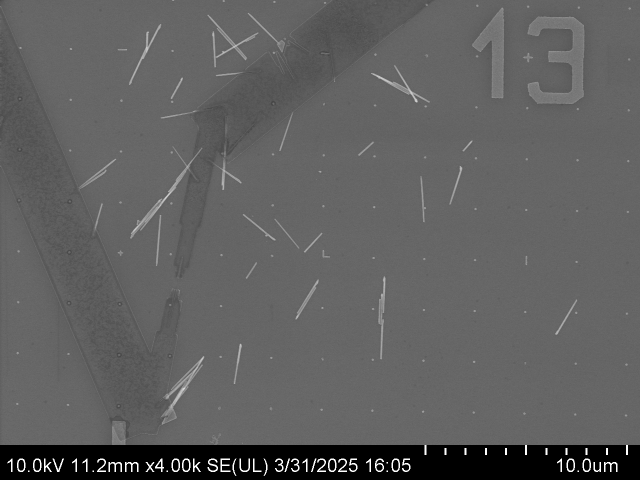
#> input picture experimental_sem/13.tif, 1280 x 960 px (shown at 1/2 size)
$ python -i blob_utils.py   (imports and definitions only)
#> lines starting #> are read from the running program, lines starting #| are printed output that depends on the picture; after the words box and inside, x2 and y2 are one past the last pixel; in counts of white or black regions, pixels touching at a corner belong together
#> further down, picture is the input picture: shape (960, 1280); min 0, max 255, mean 95
"""Shared blob detection helpers."""

from __future__ import annotations

import cv2
import numpy as np


def threshold_markers(gray: np.ndarray) -> np.ndarray:
    """Threshold bright markers from a dark background."""
    blur = cv2.GaussianBlur(gray, (5, 5), 0)
    _, binary = cv2.threshold(blur, 0, 255, cv2.THRESH_BINARY + cv2.THRESH_OTSU)
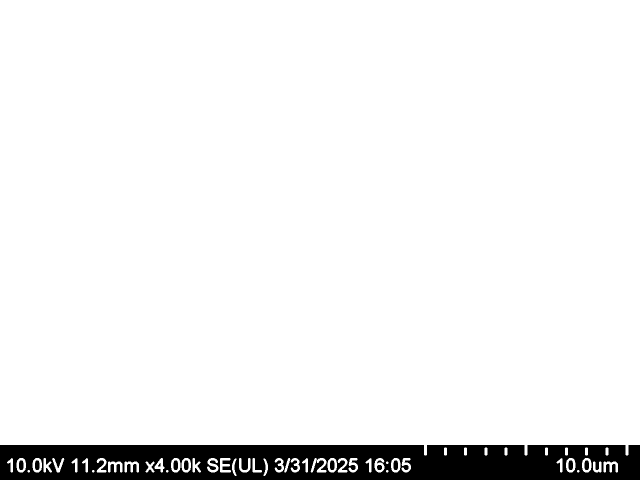
#> binary: shape (960, 1280) (shown at 1/2 size); 93.7% white; 11 black regions, largest, box (x1, y1, x2, y2) and area: (0, 890, 1280, 960) 76586, (38, 921, 47, 940) 153, (70, 921, 79, 940) 153
    return binary


def component_anchor(
    labels: np.ndarray,
    label_idx: int,
    stat: np.ndarray,
    centroid: np.ndarray,
    structural_min_area: int = 120,
) -> tuple[float, float, str]:
    """Return the marker anchor for a connected component.

    Small dot-like markers are represented well by their centroid. Large
    structural L markers are better represented by the occupied outer corner
    of their bounding box, which is the lattice anchor.
    """
    x, y, w, h, area = [int(v) for v in stat]

    if area < structural_min_area or min(w, h) < 15:
        return float(centroid[0]), float(centroid[1]), "centroid"

    fill_ratio = area / float(w * h)
    if fill_ratio > 0.85:
        return float(centroid[0]), float(centroid[1]), "centroid"

    component = labels[y:y + h, x:x + w] == label_idx
    patch = max(4, min(w, h) // 5)
    edge_scores = {
        "top": int(component[:patch, :].sum()),
        "bottom": int(component[h - patch:, :].sum()),
        "left": int(component[:, :patch].sum()),
        "right": int(component[:, w - patch:].sum()),
    }
    edge_fill = {
        "top": edge_scores["top"] / float(patch * w),
        "bottom": edge_scores["bottom"] / float(patch * w),
        "left": edge_scores["left"] / float(patch * h),
        "right": edge_scores["right"] / float(patch * h),
    }
    strong_edges = {edge for edge, fill in edge_fill.items() if fill >= 0.45}
    if len(strong_edges) != 2:
        return float(centroid[0]), float(centroid[1]), "centroid"

    adjacent_corners = {
        frozenset(("top", "left")): "top_left",
        frozenset(("top", "right")): "top_right",
        frozenset(("bottom", "left")): "bottom_left",
        frozenset(("bottom", "right")): "bottom_right",
    }
    corner_name = adjacent_corners.get(frozenset(strong_edges))
    if corner_name is None:
        return float(centroid[0]), float(centroid[1]), "centroid"

    corner_scores = {
        "top_left": edge_scores["top"] * edge_scores["left"],
        "top_right": edge_scores["top"] * edge_scores["right"],
        "bottom_left": edge_scores["bottom"] * edge_scores["left"],
        "bottom_right": edge_scores["bottom"] * edge_scores["right"],
    }
    score = corner_scores[corner_name]
    if score == 0:
        return float(centroid[0]), float(centroid[1]), "centroid"

    corners = {
        "top_left": (x, y),
        "top_right": (x + w - 1, y),
        "bottom_left": (x, y + h - 1),
        "bottom_right": (x + w - 1, y + h - 1),
    }
    ax, ay = corners[corner_name]
    return float(ax), float(ay), f"corner:{corner_name}"


def detect_blob_components(
    gray: np.ndarray,
    min_area: int = 5,
    max_area: int = 5000,
) -> tuple[list[dict], np.ndarray]:
    """Detect marker components and return anchored blob dictionaries."""
    binary = threshold_markers(gray)
    num_labels, labels, stats, centroids = cv2.connectedComponentsWithStats(
        binary, connectivity=8
    )
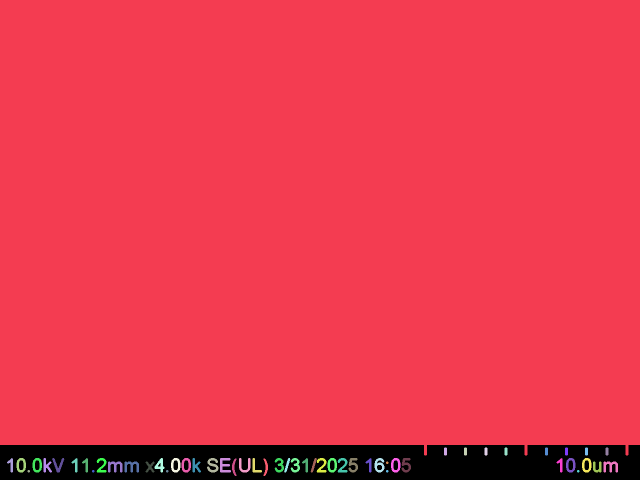
#> labels: shape (960, 1280) int32 (shown at 1/2 size); 55 distinct labels, from 0 to 54; one colour per label, 0 black
#> num_labels = 55; stats = 55 rows, first 6: [0, 890, 1280, 70, 77920], [0, 0, 1280, 911, 1139572], [888, 895, 6, 16, 92], [928, 895, 6, 16, 92], [969, 895, 6, 16, 92], [1009, 895, 6, 16, 92]; centroids = 55 pairs, first value 21.92 to 1220.7, second value 444.6 to 942

    blobs = []
    for i in range(1, num_labels):
        x, y, w, h, area = [int(v) for v in stats[i]]
        if min_area <= area <= max_area:
            ax, ay, anchor_type = component_anchor(labels, i, stats[i], centroids[i])
            blobs.append({
                "x": round(float(ax), 2),
                "y": round(float(ay), 2),
                "centroid_x": round(float(centroids[i][0]), 2),
                "centroid_y": round(float(centroids[i][1]), 2),
                "anchor_type": anchor_type,
                "area": area,
                "width": w,
                "height": h,
                "x0": x,
                "y0": y,
            })
#> this loop made 54 passes
#> (fill_ratio in component_anchor, patch in component_anchor, edge_scores in component_anchor) on passes 13, 21, 26: (0.535, 4, {'top': 18, 'bottom': 37, 'left': 114, 'right': 32}), (0.535, 4, {'top': 18, 'bottom': 37, 'left': 114, 'right': 32}), (0.381, 4, {'top': 18, 'bottom': 74, 'left': 114, 'right': 18})
#> (fill_ratio in component_anchor, patch in component_anchor, edge_scores in component_anchor) on passes 11, 12, 14, 17, 18, 19: (0.559, 4, {'top': 43, 'bottom': 43, 'left': 76, 'right': 76}), (0.559, 4, {'top': 43, 'bottom': 43, 'left': 76, 'right': 76}), (0.382, 5, {'top': 46, 'bottom': 35, 'left': 38, 'right': 38}), (0.509, 4, {'top': 49, 'bottom': 76, 'left': 41, 'right': 58}), (0.483, 4, {'top': 21, 'bottom': 18, 'left': 27, 'right': 40}), (0.559, 4, {'top': 43, 'bottom': 43, 'left': 76, 'right': 76})

    blobs.sort(key=lambda b: (round(b["y"] / 10) * 10, b["x"]))
    return blobs, binary

>>> import cv2
>>> picture = cv2.imread('../experimental_sem/13.tif', cv2.IMREAD_GRAYSCALE)
>>> result = detect_blob_components(picture)

$ run again, on experimental_sem/4.tif
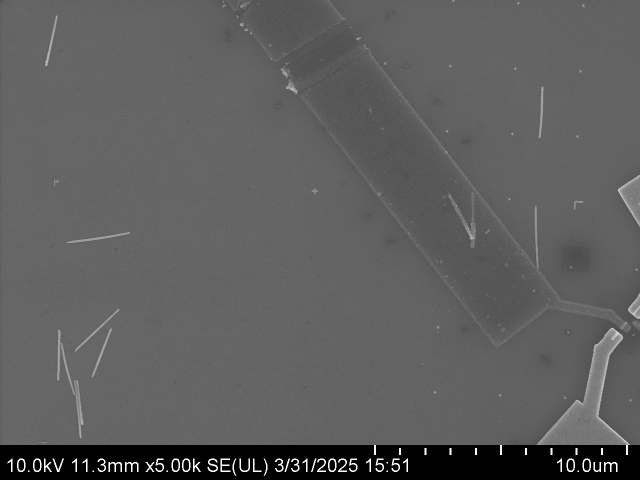
#> input picture experimental_sem/4.tif, 1280 x 960 px (shown at 1/2 size)
#> picture is the input picture: shape (960, 1280); min 0, max 255, mean 93.2
#> in threshold_markers, `_, binary = cv2.threshold(blur, 0, 255, cv2.THRESH_BINARY + cv2.THRESH..`:
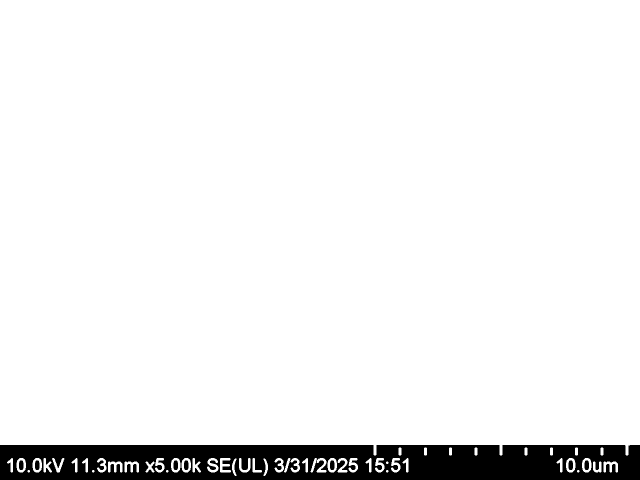
#> binary: shape (960, 1280) (shown at 1/2 size); 93.6% white; 8 black regions, largest, box (x1, y1, x2, y2) and area: (0, 890, 1280, 960) 76959, (38, 921, 47, 940) 153, (70, 921, 79, 940) 153
#> in detect_blob_components, `num_labels, labels, stats, centroids = cv2.connectedComponentsWithStat..`:
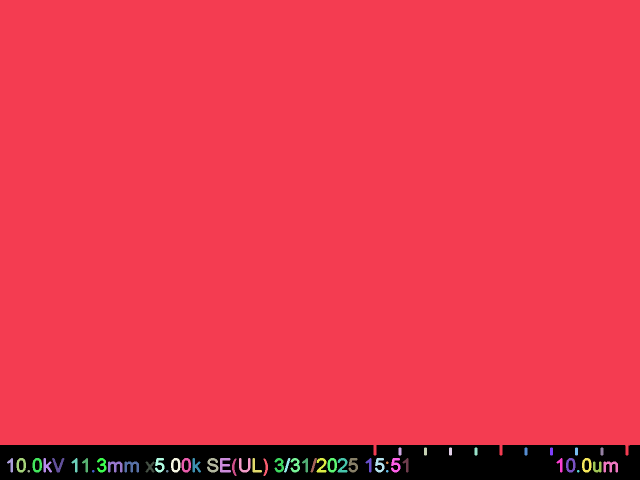
#> labels: shape (960, 1280) int32 (shown at 1/2 size); 55 distinct labels, from 0 to 54; one colour per label, 0 black
#> num_labels = 55; stats = 55 rows, first 6: [0, 890, 1280, 70, 78030], [0, 0, 1280, 911, 1139576], [797, 895, 6, 16, 92], [848, 895, 6, 16, 92], [898, 895, 6, 16, 92], [949, 895, 6, 16, 92]; centroids = 55 pairs, first value 21.93 to 1220.7, second value 444.7 to 942
#> the loop in detect_blob_components, `for i in range(1, num_labels):` made 54 passes
#> (fill_ratio in component_anchor, patch in component_anchor, edge_scores in component_anchor) on passes 13, 21, 26: (0.535, 4, {'top': 18, 'bottom': 37, 'left': 114, 'right': 32}), (0.535, 4, {'top': 18, 'bottom': 37, 'left': 114, 'right': 32}), (0.381, 4, {'top': 18, 'bottom': 74, 'left': 114, 'right': 18})
